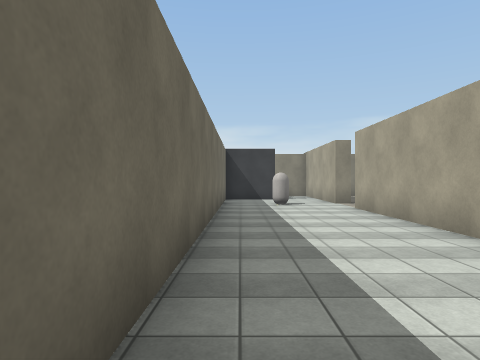
view 1 (above)

12 first-person views from a walk through a scene from a Unity 3-D project. The camera is 1.5 m above the floor, looks level and sees 75° across. Doors are open. The floor is counted in squares, 2 m on a side. Each view is taken from the middle of a square. On the plan, view 1 faces up. The plan holds only what a view shows up to about 10 squares ahead; the rest is blank. The place goes on beyond the plan. The player character is not drawn. Some surface patterns are stand-ins.

view 2
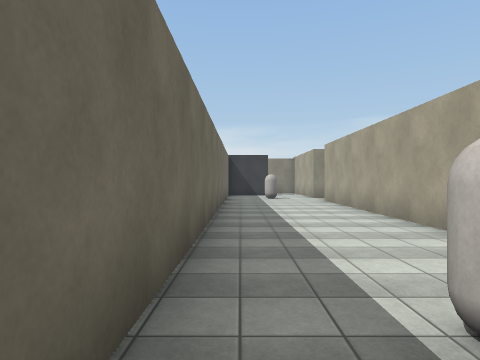

view 3
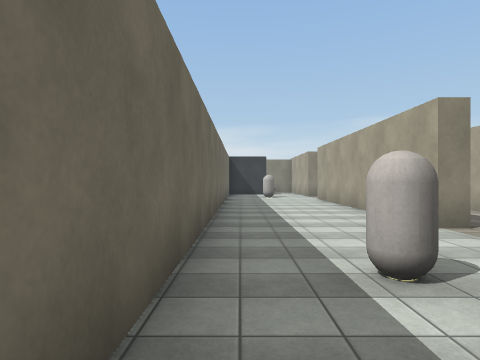

view 4
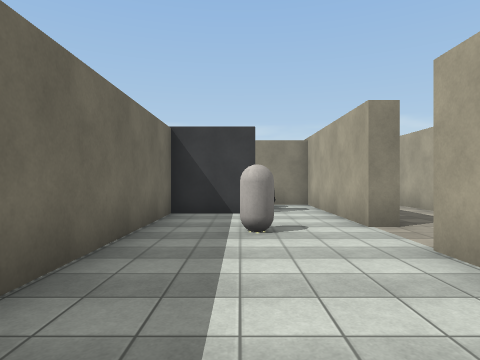

view 5
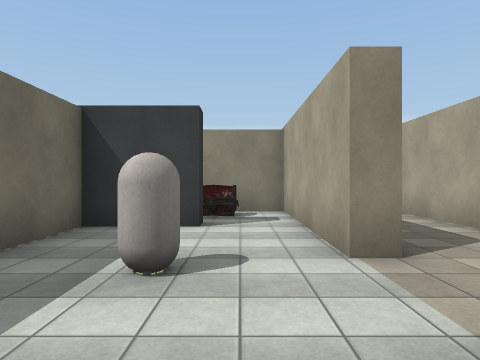

view 6
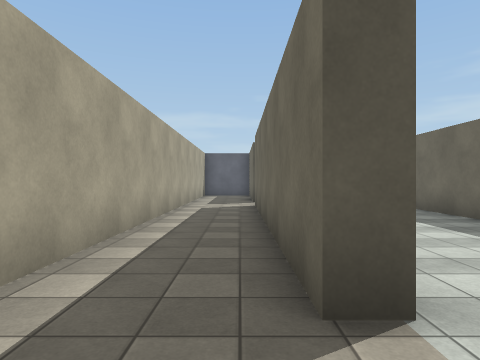

view 7
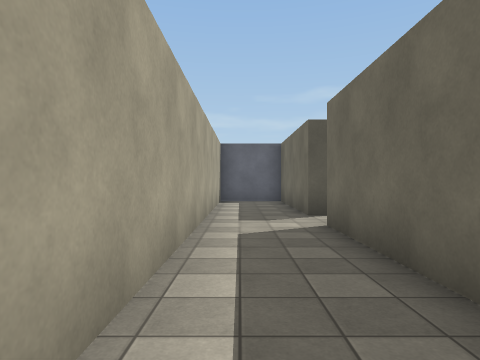

view 8
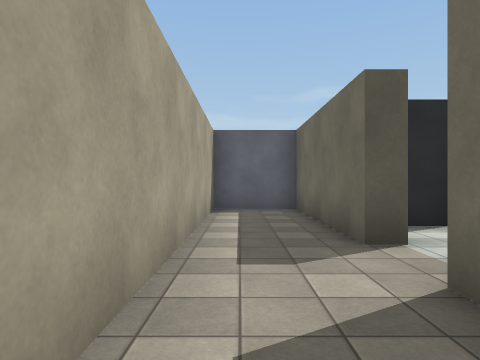

view 9
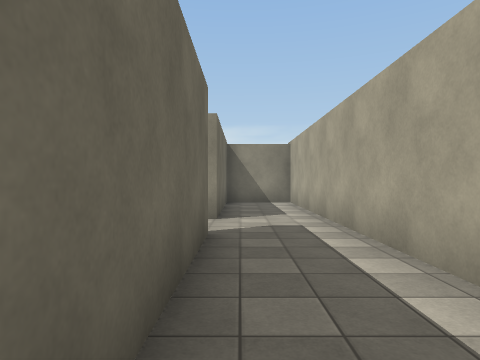

view 10
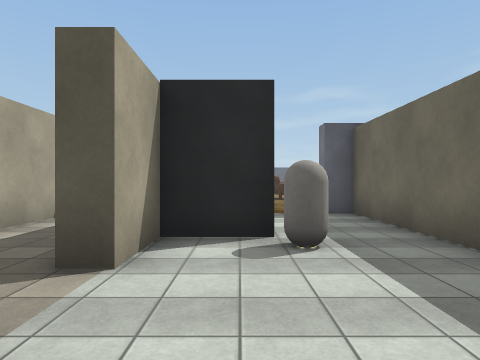

view 11
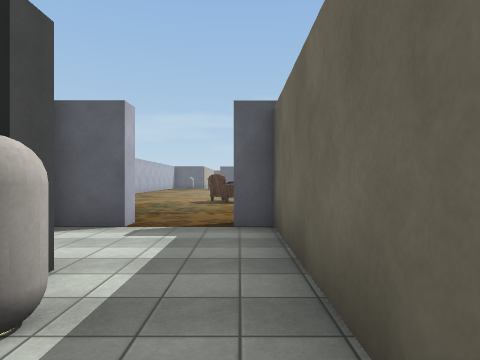

view 12
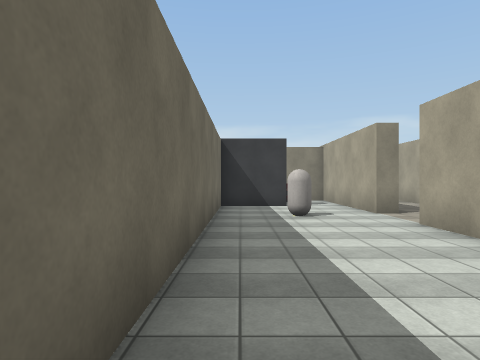

### Floor plan
Ten units are one square. View 1 is at (0, 0); x grows to the right and y downward. Boxes are objects, and circles mark ways between rooms. Rooms are numbered by the first view taken in them; rooms with no view inside come last. Other rooms are left out.
<svg viewBox="-10 -148 72 208">
<path fill="none" stroke="#000" d="M31 -15 31 -83M15 21 31 21 31 6M31 -100 31 -115M14 -120 -5 -120 -5 50 1 50M18 50 30 50M31 -83 36 -83 36 -8 30 -8M31 6 36 6 36 50 57 50 57 -143M36 -135 36 -100 31 -100"/>
<rect x="5" y="15" width="10" height="10" fill="#bbb"><title>capsule</title></rect>
<rect x="5" y="-105" width="10" height="10" fill="#bbb"><title>capsule</title></rect>
<circle cx="30" cy="-95" r="3" fill="#2a7"/>
<circle cx="30" cy="0" r="3" fill="#2a7"/>
<text x="10" y="-40">1</text>
<text x="40" y="-50">2</text>
</svg>
Room 1 opens to room 2.

Where each view was taken, in squares from view 1:
view 1: 0 up, 0 right, facing up
view 2: 3 down, 0 right, facing up
view 3: 4 down, 0 right, facing up
view 4: 5 up, 1 right, facing up
view 5: 7 up, 2 right, facing up
view 6: 10 up, 4 right, facing down
view 7: 6 up, 5 right, facing down
view 8: 3 up, 5 right, facing down
view 9: 4 up, 4 right, facing up
view 10: 2 up, 2 right, facing down
view 11: 0 up, 0 right, facing down
view 12: 3 up, 0 right, facing up
